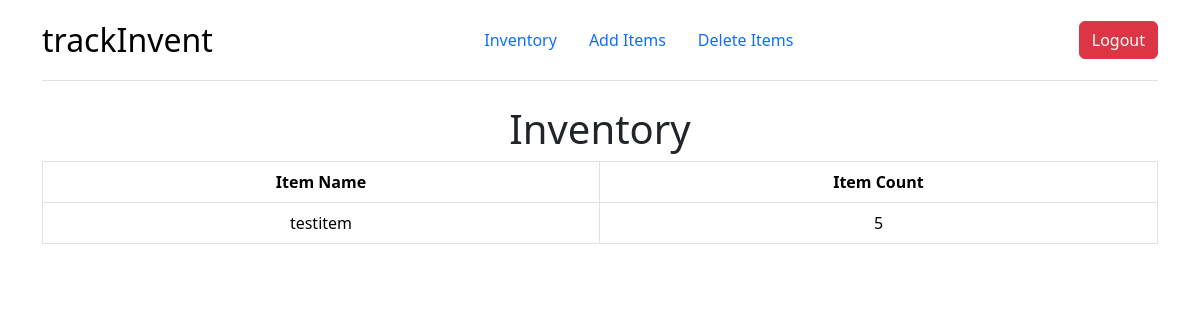
The page / (signed in) on the database as committed earlier.
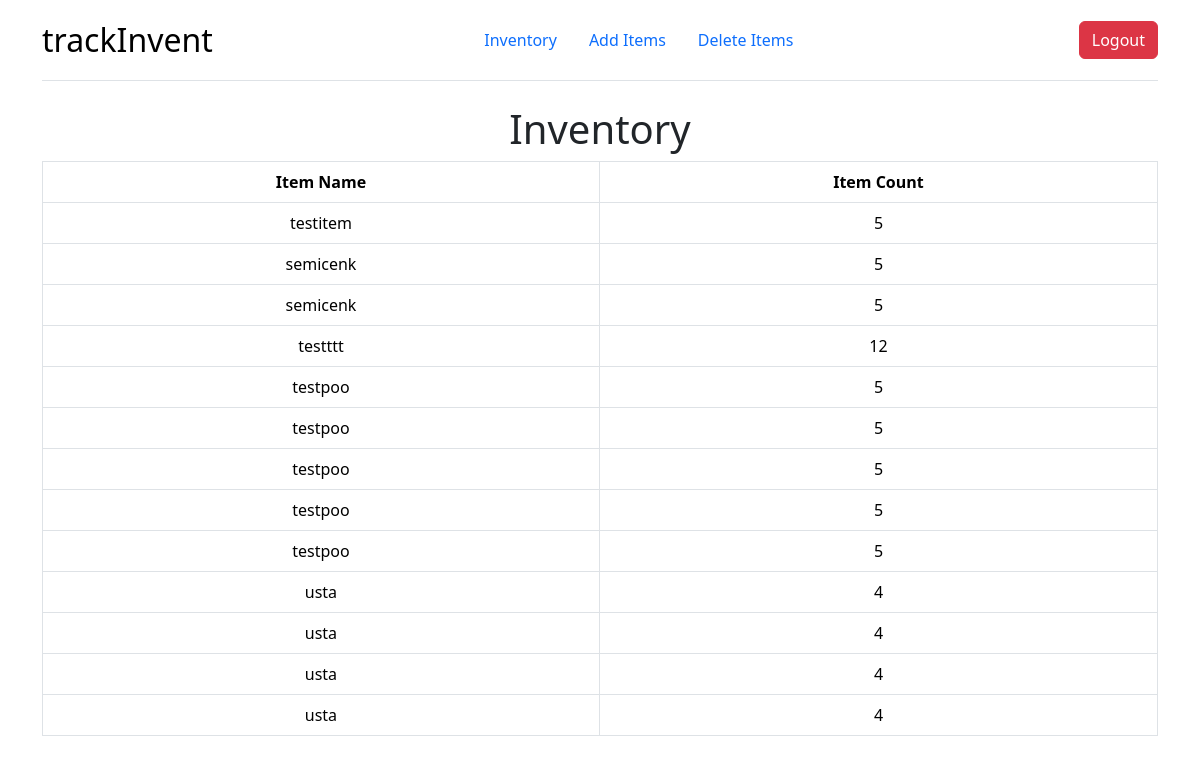
The same page on the database as committed later.
### tables this page shows
CREATE TABLE inventory(userid TEXT, item TEXT NOT NULL, count INTEGER NOT NULL, FOREIGN KEY (userid) REFERENCES userinformation(userid));

### app.py (the view)
@app.route("/")
@login_required
def inventory():
    userinventory = loadInventory(session["id"])
    return render_template("inventory.html", items=userinventory)

### app.py (called while the page is built)
def loadInventory(id):
    try:
        with sqlite3.connect(db_path) as db:
            cursor = db.cursor()
    except sqlite3.Error:
        flash(f"Error while retrieving user inventory from database {{ sqlite3.Error}} ", "danger")
    userinventory = cursor.execute("SELECT * FROM inventory WHERE userid = ?", [id])
    userinventory = userinventory.fetchall()
    if len(userinventory) == 0:
        return None
    return userinventory

### helpers.py (called while the page is built)
def login_required(f):
    @wraps(f)
    def decorated_function(*args, **kwargs):
        if session.get("id") is None:
            return redirect(url_for('login', next=request.url))
        return f(*args, **kwargs)
    return decorated_function

### templates/inventory.html
{% extends "layout.html" %}
    {% block header %}
    <form action="/">
            <div id="container">
                <h1 style="text-align: center">Inventory</h1>
            </div>
    </form>
    {% endblock %}

### templates/layout.html (shortened to what this page needs)
<!DOCTYPE html>
<html lang="en">
<body>
    <link href="https://cdn.jsdelivr.net/npm/bootstrap@5.3.3/dist/css/bootstrap.min.css" rel="stylesheet">
    <div class="container">
        <header class="d-flex flex-wrap justify-content-center align-items-center justify-content-md-between py-3 mb-4 border-bottom">
            <a class="d-flex align-items-center mb-3 mb-md-0 link-body-emphasis text-decoration-none">
                <span class="fs-2">trackInvent</span>
            </a>
            <ul class="nav col-12 col-md-auto mb-2 justify-content-center mb-md-0">
                <li class="nav-item">
                    <a class="nav-link" href="/">Inventory</a>
                </li>
                <li class="nav-item">
                    <a class="nav-link" href="/additem">Add Items</a>
                </li>
                <li class="nav-item">
                    <a class="nav-link" href="/delete">Delete Items</a>
                </li>
            </ul>
            <div class="col-md-1 text-end">
                <button type="submit" class="btn btn-danger"><a class="nav-link" href="/logout">Logout</a></button>
            </div>
        </header>
        {% block header %}
        {% endblock %}
        {% if items != None %}
        <table class="table table-bordered text-center flex-column justify-content-center">
            <tbody>
                    <tr>
                        <th><b>Item Name</b></th>
                        <th><b>Item Count</b></th>
                    </tr>
                    {% for item in items %}
                        <tr>
                            <td>
                                {{ item[1] }}
                            </td>
                            <td>
                                {{ item[2] }}
                            </td>
                        </tr>
                    {% endfor %}
            </tbody>
        </table>
        {% else %}
            <h3 style="text-align: center">Nothing to show here!</h3>
        {% endif %}
    </div>
</body>

Rows that differ between the two databases and show on the page:
added inventory: item "semicenk", count "5"
added inventory: item "semicenk", count "5"
added inventory: item "testttt", count "12"
added inventory: item "testpoo", count "5"
added inventory: item "testpoo", count "5"
added inventory: item "testpoo", count "5"
added inventory: item "testpoo", count "5"
added inventory: item "testpoo", count "5"
added inventory: item "usta", count "4"
added inventory: item "usta", count "4"
added inventory: item "usta", count "4"
added inventory: item "usta", count "4"
